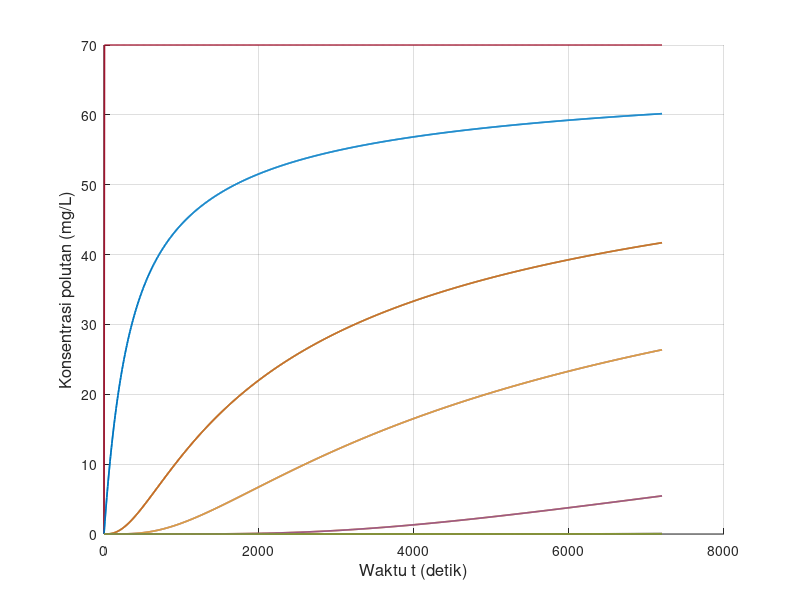

The MATLAB script that drew this image: (Note: this script raises an error after producing the figure.)
clear; clc; close all;

% Feby Syarief Al A`raaf
% 26050124130087
% Oseanografi C
%
% Simulasi difusi/adveksi 1 dimensi metode FTCS
% Sumber polutan kontinu
% Disusun mengikuti flowchart dan tabel skenario
% NIM = 087, sehingga:
% x = 0, y = 8, z = 7

x_digit = 0;
y_digit = 8;
z_digit = 7;

C_source = 10 * z_digit;   % konsentrasi sumber polutan = 70 mg/L

L = 3000;   % panjang kanal (m)
T = 7200;   % lama simulasi (detik)

scenario(1).nama = 'Skenario 1';
scenario(1).dx   = 15;
scenario(1).dt   = 6;
scenario(1).G    = 0.5;
scenario(1).m    = 15 + z_digit;

scenario(2).nama = 'Skenario 2';
scenario(2).dx   = 30;
scenario(2).dt   = 6;
scenario(2).G    = 0.05;
scenario(2).m    = 30 + z_digit;

scenario(3).nama = 'Skenario 3';
scenario(3).dx   = 15;
scenario(3).dt   = 6;
scenario(3).G    = 1;
scenario(3).m    = 15 + z_digit;

folder_output = 'output_Kontinu_FTCS_Polutan_Terhadap_Waktu';
if ~exist(folder_output, 'dir')
    mkdir(folder_output);
end

for s = 1:numel(scenario)

    fprintf('\nMemproses %s\n', scenario(s).nama);

    dx       = scenario(s).dx;
    dt       = scenario(s).dt;
    G        = scenario(s).G;
    m_source = scenario(s).m;

    M_grid = round(L / dx) + 1;
    Mmax   = max(M_grid, m_source);
    Nmax   = round(T / dt);

    alpha = (G * dt) / (dx^2);

    fprintf('dx = %.3f m, dt = %.3f s, G = %.3f m^2/s, m = %d\n', dx, dt, G, m_source);
    fprintf('Mmax = %d, Nmax = %d, alpha = %.6f\n', Mmax, Nmax, alpha);

    if alpha > 0.5
        fprintf('Peringatan: alpha > 0.5, solusi FTCS dapat tidak stabil.\n');
    end

    F0 = zeros(1, Mmax);
    F  = zeros(1, Mmax);

    t_step = 0:Nmax;
    t_time = t_step * dt;

    m_plot = [1, ...
              m_source - 20, m_source - 10, m_source - 5, m_source - 3, m_source - 1, ...
              m_source, ...
              m_source + 1, m_source + 3, m_source + 5, m_source + 10, m_source + 20];

    m_plot = unique(m_plot, 'stable');
    m_plot_valid = m_plot(m_plot >= 1 & m_plot <= Mmax);

    if length(m_plot_valid) < length(m_plot)
        fprintf('%s: beberapa grid berada di luar domain sehingga tidak digrafikkan.\n', scenario(s).nama);
    end

    history = NaN(length(t_step), length(m_plot_valid));

    F0(:) = 0;

    for p = 1:length(m_plot_valid)
        history(1, p) = F0(m_plot_valid(p));
    end

    for n = 1:Nmax

        % syarat batas pada kondisi lama
        F0(1)    = F0(2);
        F0(Mmax) = F0(Mmax-1);

        % sumber polutan kontinu
        F0(m_source) = C_source;

        % skema FTCS sesuai flowchart
        for i = 2:(Mmax-1)
            F(i) = (1 - 2 * alpha) * F0(i) + alpha * (F0(i+1) + F0(i-1));
        end

        % syarat batas pada kondisi baru
        F(1)    = F(2);
        F(Mmax) = F(Mmax-1);

        % sumber polutan tetap kontinu
        F(m_source) = C_source;

        for p = 1:length(m_plot_valid)
            history(n + 1, p) = F(m_plot_valid(p));
        end

        F0 = F;
    end

    fig = figure('Visible', 'off', 'Position', [100 100 1400 600]);
    hold on;

    legend_text = {};

    for k = 1:length(m_plot_valid)
        plot(t_time, history(:, k), 'LineWidth', 1.2);
        legend_text{end+1} = sprintf('m = %d', m_plot_valid(k));
    end

    grid on;
    xlabel('Waktu t (detik)', 'FontSize', 12);
    ylabel('Konsentrasi polutan (mg/L)', 'FontSize', 12);
    title(sprintf('%s - Konsentrasi polutan terhadap waktu', scenario(s).nama), ...
          'Feby Syarief-0087-Ose C', 'FontSize', 14, 'FontWeight', 'bold');
    xlim([t_time(1), t_time(end)]);

    y_max = max(history(:), [], 'omitnan');
    if isempty(y_max) || isnan(y_max) || y_max <= 0
        ylim([0 1]);
    else
        ylim([0, max(C_source * 1.2, y_max * 1.1)]);
    end

    set(gca, 'FontSize', 11);

    legend(legend_text, ...
           'Location', 'northwest', ...
           'FontSize', 8, ...
           'NumColumns', 2, ...
           'Box', 'on');

    hold off;

    nama_file = sprintf('ftcs_kontinu_waktu_skenario_%d.png', s);
    saveas(fig, fullfile(folder_output, nama_file));
    close(fig);

    fprintf('%s selesai diproses.\n', scenario(s).nama);
end

fprintf('\nSemua skenario telah selesai diproses.\n');
